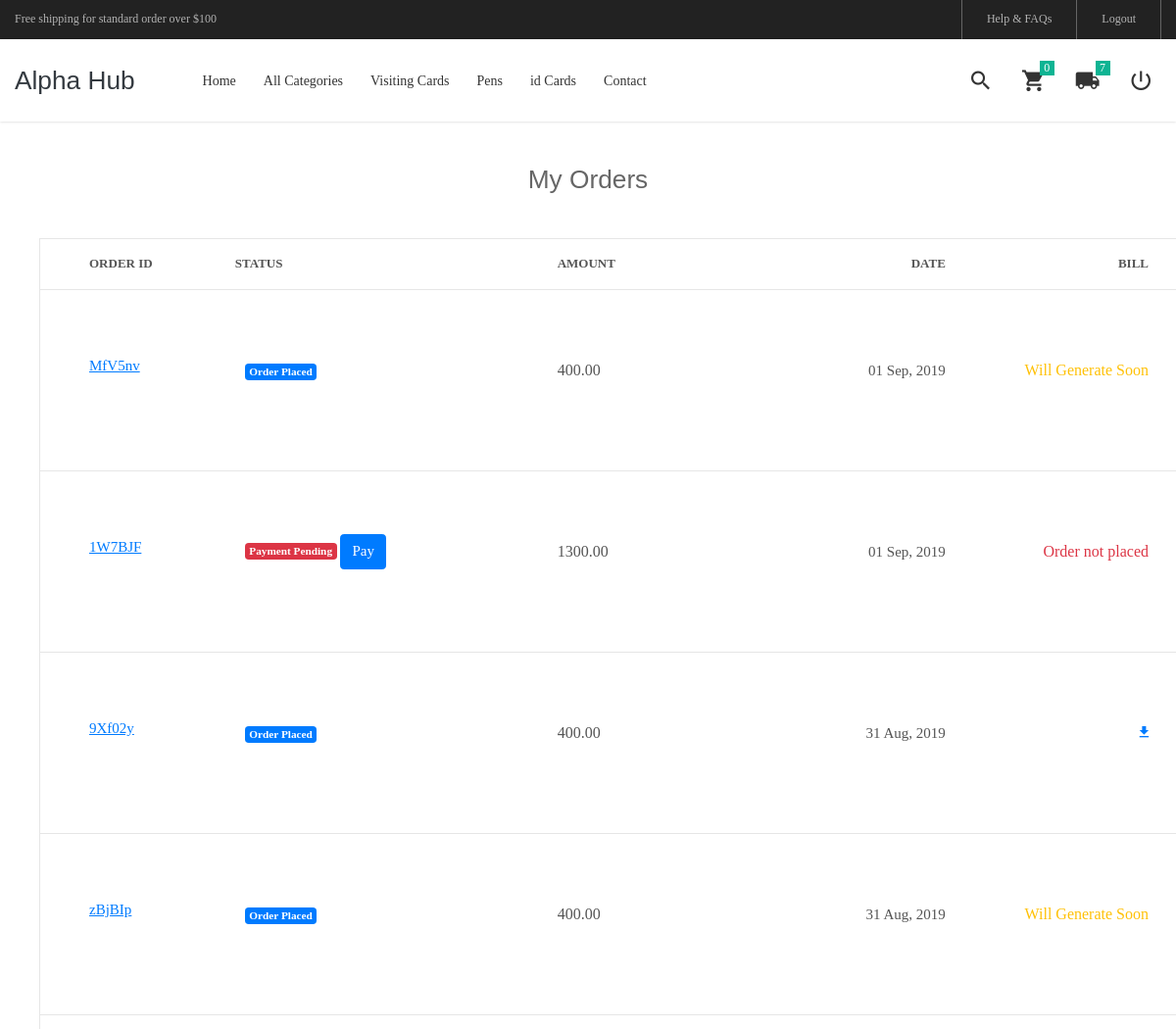
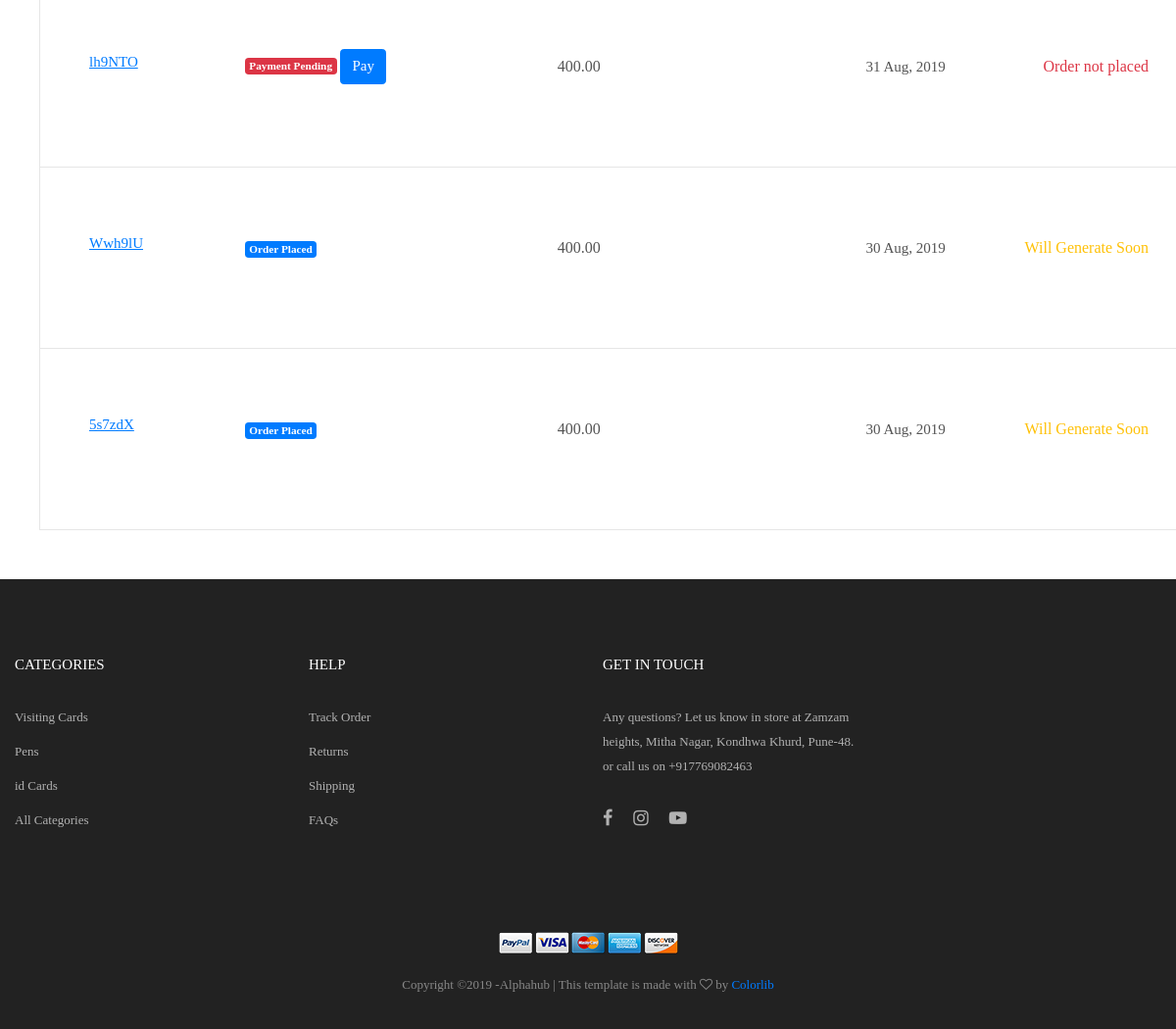
Screenshot of /orders/list/ (signed in) with the database file from the repository (2 pictures, top to bottom).
### orders/models.py (models this page shows, shortened)
class Order(models.Model):
    ORDER_STATUS_CHOICES = (("NP", "Payment Pending"), ("PL", "Order Placed"), ("RS", "Ready To Ship"),
                            ("SH", "Shipped"), ("CN", "Cancelled"))
    user = models.ForeignKey(User, on_delete=models.CASCADE)
    items = models.ManyToManyField("carts_app.CartItem", blank=True)
    shipping_charges = models.DecimalField(max_digits=7, decimal_places=2, default=100.00)
    other_charges = models.DecimalField(max_digits=7, decimal_places=2, default=0.00)
    sub_total = models.DecimalField(max_digits=7, decimal_places=2, default=0.00)
    total_amount = models.DecimalField(max_digits=7, decimal_places=2, default=0.00)
    txn_id = models.CharField(verbose_name="Order Id", max_length=32, default=txn_id_generator)
    delivery_expected = models.DateField(blank=True, null=True)
    bill = models.FileField(upload_to="orders/bills/", blank=True, null=True,
                            validators=[FileExtensionValidator(allowed_extensions=['pdf', ]), ])
    line_1 = models.CharField(max_length=264, blank=True)
    line_2 = models.CharField(max_length=264, blank=True)
    locality = models.CharField(max_length=64, blank=True)
    zip_code = models.CharField(max_length=6, blank=True)
    phone = models.CharField(max_length=13, blank=True)
    bill_sms_sent = models.BooleanField(default=False)
    shipped_sms_sent = models.BooleanField(default=False)
    placed_sms_sent = models.BooleanField(default=False)
    rs_sms_sent = models.BooleanField(default=False)
    created_on = models.DateTimeField(auto_now_add=True)
    status = models.CharField(max_length=2, choices=ORDER_STATUS_CHOICES, default="NP")
    is_payed = models.BooleanField(default=False)
    @property
    def get_absolute_url(self):
        return reverse_lazy("orders:detail", kwargs={"pk": str(self.id)})
    @property
    def get_created_date(self):
        return self.created_on.strftime("%d %b, %Y")
    @property
    def get_status(self):
        return self.get_status_display()
    @property
    def get_bill_download_link(self):
        if self.bill:
            return reverse_lazy("orders:bill_download", kwargs={"txn_id": self.txn_id})
        else:
            return ""
    @property
    def get_create_payment_url(self):
        return reverse_lazy("payments:paytm_create_payment", kwargs={'txn_id': self.txn_id})

### orders/views.py (the view)
class OrderListView(LoginRequiredMixin, ListView):
    model = Order
    template_name = "orders/list.html"
    context_object_name = "orders"
    ordering = "-created_on"
    def get_queryset(self, *args, **kwargs):
        qs = super().get_queryset()
        return qs.filter(user=self.request.user)

### carts_app/models.py (called while the page is built)
    def save(self, *args, **kwargs):
        amount = decimal.Decimal(0.00)
        for item in self.cartitem_set.all():
            amount += item.amount
        if self.amount != amount:
            self.amount = amount
        super().save()

### carts_app/views.py (called while the page is built, shortened)
def get_request_cart(request):
    if request.user.is_authenticated:
        cart = Cart.objects.get_or_create(user=request.user)[0]
    cart.save()
    return cart

### portal/templatetags/portal_tags.py (called while the page is built)
@register.simple_tag
def get_category_url_by_name_contains(name):
    qs = Category.objects.filter(name__icontains=name)
    if qs.exists():
        return qs.first().get_absolute_url

@register.simple_tag
def get_request_cart_amount(request):
    amount = int(get_request_cart(request).amount)
    return amount

@register.simple_tag
def get_pending_orders_count(request):
    if request.user.is_authenticated:
        return request.user.order_set.exclude(status__in=("SH", "CN")).count()

### products/models.py (called while the page is built)
    @property
    def get_absolute_url(self):
        return reverse_lazy("products:category_products_list", kwargs={"id": self.id})

### portal/templates/orders/list.html (shortened to what this page needs)
{% extends "portal/base.html" %}
{% block  content %}
    <br><br>
    <h3 class="text-center">My Orders</h3>
    <br><br>
    {% if orders %}
		<div class="container">
            <div class="m-lr-auto m-b-50">
                <div class="m-l-25 m-r--38 m-lr-0-xl">
                    <div class="wrap-table-shopping-cart">
                        <table class="table-shopping-cart">
                            <tr class="table_head">
                                <th class="column-1">Order Id</th>
                                <th class="column-2">Status</th>
                                <th class="column-3">Amount</th>
                                <th class="column-4">Date</th>
                                <th class="column-5">Bill</th>
                            </tr>
                            {% for order in orders %}
                                <tr class="table_row">
                                    <td class="column-1"><a href="{{ order.get_absolute_url }}"><u>{{ order.txn_id }}</u></a></td>
                                    <td class="column-2">
                                        {% with order.status as status %}
                                            <span class=" badge badge-{% if status == "SH" %}success{% elif status == "RS"%}info{% elif status == "PL" %}primary{% else %}danger{% endif %}" style="margin-left: 10px">{{ order.get_status }}</span>
                                            {% if status == "NP" %}<a class="btn  btn-primary" href="{{ order.get_create_payment_url }}">Pay</a>{% endif %}
                                        {% endwith %}
                                    </td>
                                    <td class="column-3">{{ order.total_amount }}</td>
                                    <td class="column-4">{{ order.get_created_date }}</td>
                                    <td class="column-5">
                                        {% if order.bill %}
                                            <a href="{{ order.get_bill_download_link }}"><i class="zmdi zmdi-download"></i></a>
                                        {% else %}
                                            {% if order.status == "NP" %}
                                                <span class="text-danger">Order not placed</span>
                                            {% else %}
                                                <span class="text-warning">Will Generate Soon</span>
                                            {% endif %}
                                        {% endif %}
                                    </td>
                                </tr>
                            {% endfor %}
                        </table>
                    </div>
                </div>
            </div>
        </div>
    {% else %}
        <div class="jumbotron bg-white container">
            <span class="alert alert-warning btn-block">No Orders Yet <a href="{% url "products:category_list" %}">Shop Now</a></span>
        </div>
    {% endif %}
{% endblock %}

### portal/static/css/main.css (style rules this page uses)
.container { max-width: 1380px; }
@media (max-width: 1600px) { .container { max-width: 1200px; } }
.wrap-table-shopping-cart { overflow: auto; border-left: 1px solid #e6e6e6; border-right: 1px solid #e6e6e6; }
.table-shopping-cart { border-collapse: collapse; width: 100%; min-width: 680px; }
.table-shopping-cart tr { border-top: 1px solid #e6e6e6; border-bottom: 1px solid #e6e6e6; }
.table-shopping-cart .column-1 { width: 133px; padding-left: 50px; }
.table-shopping-cart .column-2 { width: 220px; font-size: 15px; }
.table-shopping-cart .column-3 { width: 120px; font-size: 16px; }
.table-shopping-cart .column-4 { width: 145px; text-align: right; }
.table-shopping-cart .column-5 { width: 172px; padding-right: 50px; text-align: right; font-size: 16px; }
.table-shopping-cart .table_row { height: 185px; }
.table-shopping-cart .table_row td { padding-bottom: 20px; }
.table-shopping-cart .table_row td.column-1 { padding-bottom: 30px; }
.table-shopping-cart .table_head th { font-family: Poppins-Bold; font-size: 13px; color: #555; text-transform: uppercase; line-height: 1.6; padding-top: 15px; padding-bottom: 15px; }
.table-shopping-cart td { font-family: Poppins-Regular; color: #555; line-height: 1.6; }

### rows the page displays
Order: txn_id "MfV5nv", get_status "Order Placed", total_amount "400.00", get_created_date "01 Sep, 2019", bill "Will Generate Soon"
Order: txn_id "1W7BJF", get_status "Payment Pending", total_amount "1300.00", get_created_date "01 Sep, 2019", bill "Order not placed"
Order: txn_id "9Xf02y", get_status "Order Placed", total_amount "400.00", get_created_date "31 Aug, 2019"
Order: txn_id "zBjBIp", get_status "Order Placed", total_amount "400.00", get_created_date "31 Aug, 2019", bill "Will Generate Soon"
Order: txn_id "lh9NTO", get_status "Payment Pending", total_amount "400.00", get_created_date "31 Aug, 2019", bill "Order not placed"
Order: txn_id "Wwh9lU", get_status "Order Placed", total_amount "400.00", get_created_date "30 Aug, 2019", bill "Will Generate Soon"
Order: txn_id "5s7zdX", get_status "Order Placed", total_amount "400.00", get_created_date "30 Aug, 2019", bill "Will Generate Soon"
